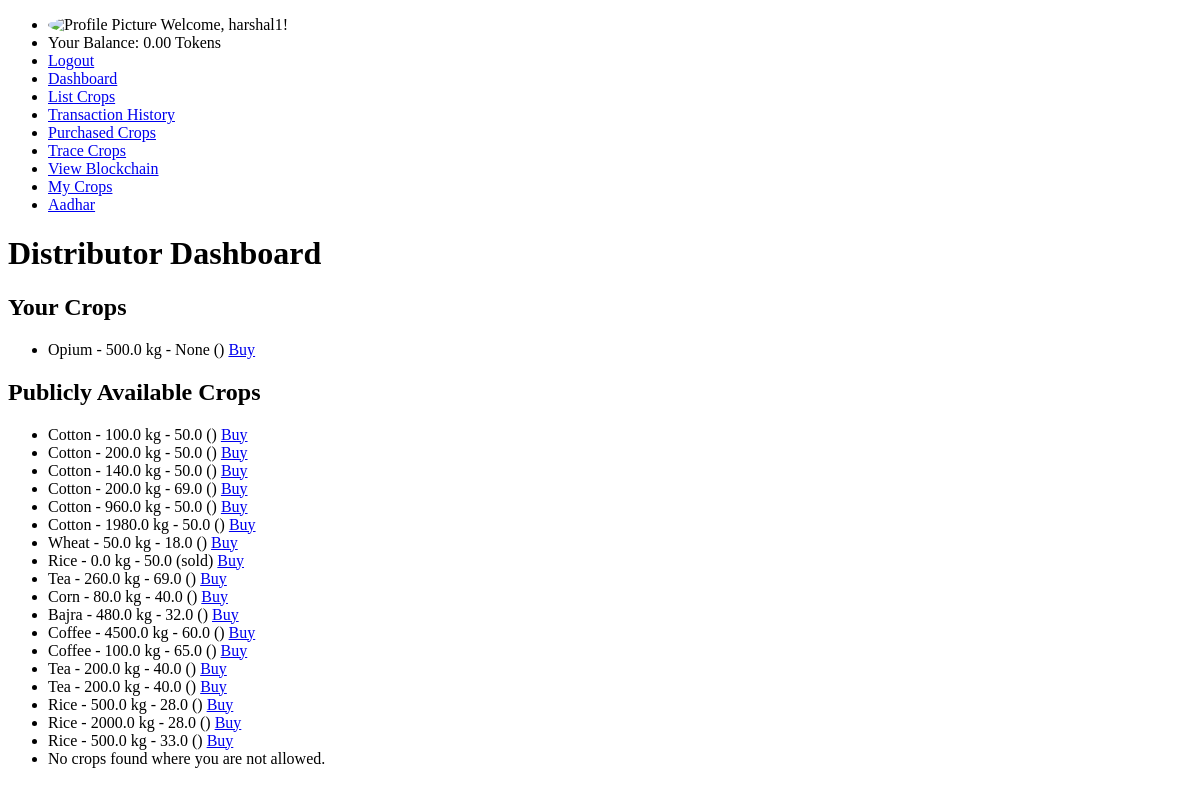
/dashboard/ (signed in), run on an earlier commit of the app's database.
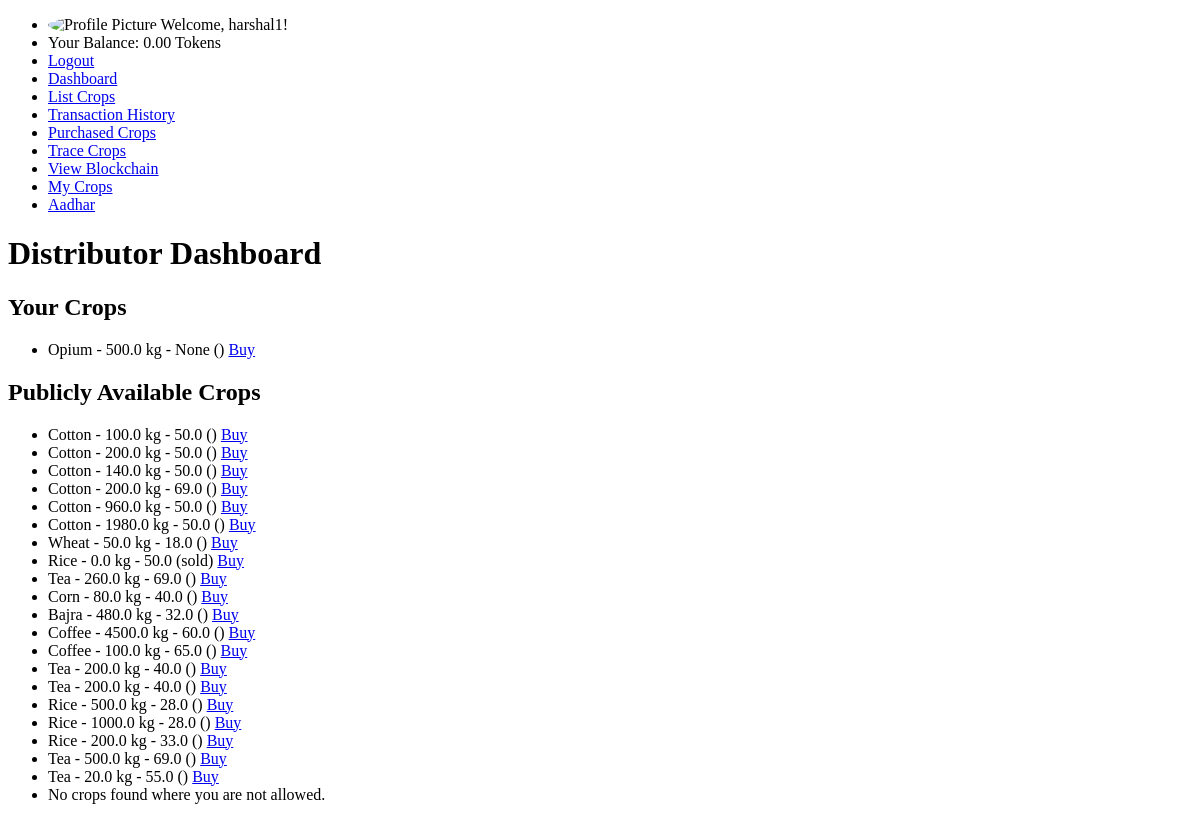
And on a later commit of the database.
### supply_chain/models.py (models this page shows, shortened)
class Crop(models.Model):
    name = models.CharField(max_length=100)
    quantity = models.FloatField()
    price = models.FloatField()  # Price for public visibility
    specific_user_price = models.FloatField(blank=True, null=True)  # Price for specific users
    current_owner = models.ForeignKey(settings.AUTH_USER_MODEL, on_delete=models.CASCADE, related_name='owned_crops')
    status = models.CharField(max_length=20, choices=[('listed', 'Listed'), ('sold', 'Sold')])
    current_stage = models.CharField(max_length=100, default='Listed by Farmer')
    transaction_hash = models.CharField(max_length=64, blank=True, null=True)
    allowed_users = models.ManyToManyField(settings.AUTH_USER_MODEL, related_name='allowed_crops', blank=True)
    visibility = models.CharField(max_length=10, choices=[('public', 'Public'), ('private', 'Private')], default='public')
    price_in_tokens = models.FloatField(blank=True, null=True, help_text='Optional: Price in tokens for the crop.')
    token_currency_enabled = models.BooleanField(default=False, help_text='Is token currency enabled for this crop?')

### supply_chain/views.py (the view)
# urls.py: path('', RedirectView.as_view(url='/dashboard/')),  # Redirect root URL to dashboard
@login_required
def dashboard(request):
    user = request.user
    all_user_specific_crops = UserSpecificCrop.objects.all()
    not_allowed_crops = UserSpecificCrop.objects.filter(user=user, allowed=False)
    if user.role == 'FARMER':
        user_crops = Crop.objects.filter(allowed_users=user)
        public_crops = Crop.objects.filter(visibility='public')
        return render(request, 'farmer_dashboard.html', {'user_crops': user_crops, 'public_crops': public_crops,'all_user_specifics': all_user_specific_crops,'not_allowed_crops': not_allowed_crops})
    elif user.role == 'DISTRIBUTOR':
        user_crops = Crop.objects.filter(allowed_users=user)
        public_crops = Crop.objects.filter(visibility='public')
        return render(request, 'distributor_dashboard.html', {'user_crops': user_crops, 'public_crops': public_crops,'all_user_specifics': all_user_specific_crops,'not_allowed_crops': not_allowed_crops})
    elif user.role == 'CONSUMER':
        public_crops = Crop.objects.filter(visibility='public')
        user_crops = Crop.objects.filter(allowed_users=user)
        return render(request, 'consumer_dashboard.html', {'user_crops': user_crops,'public_crops': public_crops,'all_user_specifics': all_user_specific_crops,'not_allowed_crops': not_allowed_crops})
    else:
        return redirect('list_crops')

### supply_chain/context_processors.py (called while the page is built)
def user_info(request):
    if request.user.is_authenticated:
        profile_picture_url = request.user.profile_picture.url if hasattr(request.user, 'profile_picture') and request.user.profile_picture else 'default_profile.png'
        return {
            'profile_name': request.user.username,
            'dp_url': profile_picture_url,
            'available_tokens': getattr(request.user, 'balance', 0),  # Assuming token_balance is an attribute of CustomUser
        }
    return {}

### supply_chain/templates/distributor_dashboard.html
{% extends 'base.html' %}
{% block content %}
<h1>Distributor Dashboard</h1>
<h2>Your Crops</h2>
<ul>
    {% if user_crops %}
        {% for crop in user_crops %}
            <li>{{ crop.name }} - {{ crop.quantity }} kg - {{ crop.specific_user_price }} ({{ crop.status }})
                <a href="{% url 'buy_crops' crop.id %}">Buy</a>
            </li>
        {% endfor %}
    {% else %}
        <li>No crops listed yet.</li>
    {% endif %}
</ul>
<h2>Publicly Available Crops</h2>
<ul>
    {% if public_crops %}
        {% for crop in public_crops %}
            <li>{{ crop.name }} - {{ crop.quantity }} kg - {{ crop.price }} ({{ crop.status }})
                <a href="{% url 'buy_crops' crop.id %}">Buy</a>
            </li>
        {% endfor %}
    {% else %}
        <li>No public crops available.</li>
    {% endif %}
    {% for crop in not_allowed_crops %}
        <li>{{ crop.crop.name }} - {{ crop.crop.quantity }} kg - {{ crop.crop.price }}  ({{ crop.crop.status }})
            <a href="{% url 'buy_crops' crop.crop.id %}">Buy</a>
        </li>
    {% empty %}
        <li>No crops found where you are not allowed.</li>
    {% endfor %}
</ul>
{% endblock %}

What changed in the data, as far as the page shows it:
changed Crop (number 18 of 21 on the later page): quantity "2000.0" → "1000.0"
changed Crop (number 19 of 21 on the later page): quantity "500.0" → "200.0"
added Crop: name "Tea", quantity "500.0", price "69.0", shown under "Publicly Available Crops"
added Crop: name "Tea", quantity "20.0", price "55.0", shown under "Publicly Available Crops"
